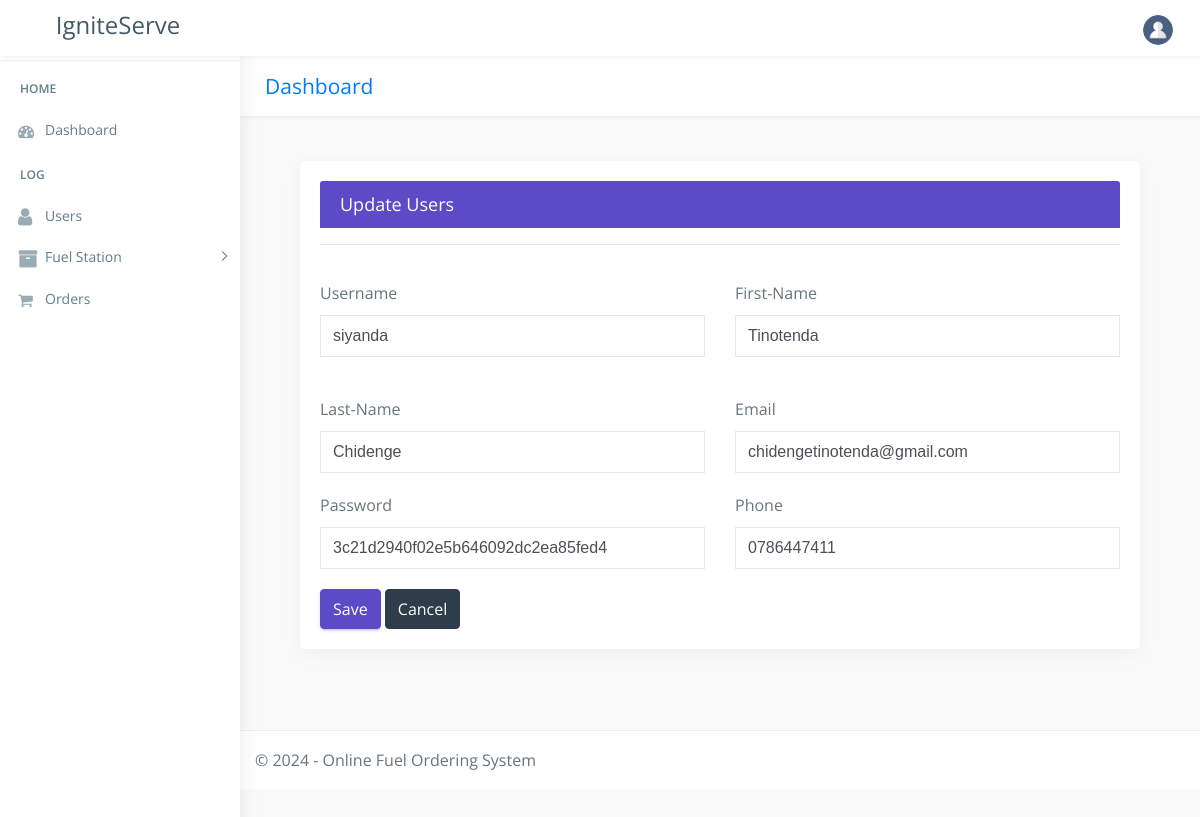
The page /fuel/admin/update_users.php on the database its author committed.
### tables this page shows
CREATE TABLE `users` (
  `u_id` int(222) NOT NULL,
  `username` varchar(222) NOT NULL,
  `f_name` varchar(222) NOT NULL,
  `l_name` varchar(222) NOT NULL,
  `email` varchar(222) NOT NULL,
  `phone` varchar(222) NOT NULL,
  `password` varchar(222) NOT NULL,
  `address` text NOT NULL,
  `status` int(222) NOT NULL,
  `date` timestamp NOT NULL DEFAULT current_timestamp()
);

### fuel/admin/update_users.php (the view, shortened to what this page needs)
<!DOCTYPE html>
<html lang="en">
<?php
include("../connection/connect.php");
?>
<head>
    <link href="css/lib/bootstrap/bootstrap.min.css" rel="stylesheet">
    <link href="css/helper.css" rel="stylesheet">
    <link href="css/style.css" rel="stylesheet">
</head>
<body class="fix-header">
    <div id="main-wrapper">
         <div class="header">
            <nav class="navbar top-navbar navbar-expand-md navbar-light">
            <div class="navbar-header">
                    <a class="navbar-brand" href="dashboard.php">
                    <a class="navbar-brand mr-1" href="registration.php"><h2>IgniteServe</h2></a>
                    </a>
                </div>
                <div class="navbar-collapse">
                    <ul class="navbar-nav my-lg-0">
                        <li class="nav-item dropdown">
                            <a class="nav-link dropdown-toggle text-muted  " href="#" data-toggle="dropdown" aria-haspopup="true" aria-expanded="false"><img src="images/bookingSystem/user-icn.png" alt="user" class="profile-pic" /></a>
                        </li>
                    </ul>
                </div>
            </nav>
        </div>
        <div class="left-sidebar">
            <div class="scroll-sidebar">
                <nav class="sidebar-nav">
                    <ul id="sidebarnav">
                        <li class="nav-devider"></li>
                        <li class="nav-label">Home</li>
                        <li> <a href="dashboard.php"><i class="fa fa-tachometer"></i><span>Dashboard</span></a></li>
                        <li class="nav-label">Log</li>
                        <li> <a href="all_users.php">  <span><i class="fa fa-user f-s-20 "></i></span><span>Users</span></a></li>
                        <li> <a class="has-arrow  " href="#" aria-expanded="false"><i class="fa fa-archive f-s-20 color-warning"></i><span class="hide-menu">Fuel Station</span></a>
                        </li>
						 <li> <a href="all_orders.php"><i class="fa fa-shopping-cart" aria-hidden="true"></i><span>Orders</span></a></li>
                    </ul>
                </nav>
            </div>
        </div>
        <div class="page-wrapper" style="height:1200px;">
            <div class="row page-titles">
                <div class="col-md-5 align-self-center">
                    <h3 class="text-primary">Dashboard</h3> </div>
            </div>
            <div class="container-fluid">
                     <div class="row">
					 <div class="container-fluid">
					    <div class="col-lg-12">
                        <div class="card card-outline-primary">
                            <div class="card-header">
                                <h4 class="m-b-0 text-white">Update Users</h4>
                            </div>
                            <div class="card-body">
							  <?php $ssql ="select * from users where u_id='$_GET[user_upd]'";
													$res=mysqli_query($db, $ssql);
													$newrow=mysqli_fetch_array($res);?>
                                <form action='' method='post'  >
                                    <div class="form-body">
                                        <hr>
                                        <div class="row p-t-20">
                                            <div class="col-md-6">
                                                <div class="form-group">
                                                    <label class="control-label">Username</label>
                                                    <input type="text" name="uname" class="form-control" value="<?php  echo $newrow['username']; ?>" placeholder="username">
                                                   </div>
                                            </div>
                                            <div class="col-md-6">
                                                <div class="form-group has-danger">
                                                    <label class="control-label">First-Name</label>
                                                    <input type="text" name="fname" class="form-control form-control-danger"  value="<?php  echo $newrow['f_name'];  ?>" placeholder="jon">
                                                    </div>
                                            </div>
                                        </div>
                                        <div class="row p-t-20">
                                            <div class="col-md-6">
                                                <div class="form-group">
                                                    <label class="control-label">Last-Name </label>
                                                    <input type="text" name="lname" class="form-control" placeholder="doe"  value="<?php  echo $newrow['l_name']; ?>">
                                                   </div>
                                            </div>
                                            <div class="col-md-6">
                                                <div class="form-group has-danger">
                                                    <label class="control-label">Email</label>
                                                    <input type="text" name="email" class="form-control form-control-danger"  value="<?php  echo $newrow['email'];  ?>" placeholder="example@gmail.com">
                                                    </div>
                                            </div>
                                        </div>
										 <div class="row">
                                            <div class="col-md-6">
                                                <div class="form-group">
                                                    <label class="control-label">Password</label>
                                                    <input type="text" name="password" class="form-control form-control-danger"   value="<?php  echo $newrow['password'];  ?>" placeholder="password">
                                                    </div>
                                                </div>
                                            <div class="col-md-6">
                                                <div class="form-group">
                                                    <label class="control-label">Phone</label>
                                                    <input type="text" name="phone" class="form-control form-control-danger"   value="<?php  echo $newrow['phone'];  ?>" placeholder="phone">
                                                    </div>
                                                </div>
                                            </div>
                                        </div>
                                    </div>
                                    <div class="form-actions">
                                        <input type="submit" name="submit" class="btn btn-primary" value="Save">
                                        <a href="all_users.php" class="btn btn-inverse">Cancel</a>
                                    </div>
                            </div>
                        </div>
                    </div>
                </div>
            </div>
            <footer class="footer"> © 2024 - Online Fuel Ordering System </footer>
        </div>
    </div>
</body>
</html>

### fuel/admin/css/helper.css (style rules this page uses)
.f-s-20 { font-size: 20px!important; }
.m-b-0 { margin-bottom: 0px!important; }
.p-t-20 { padding-top: 20px!important; }

### rows shown on the page
users: uname "siyanda", fname "Tinotenda", lname "Chidenge", email "chidengetinotenda@gmail.com", password "3c21d2940f02e5b646092dc2ea85fed4", phone "0786447411"
